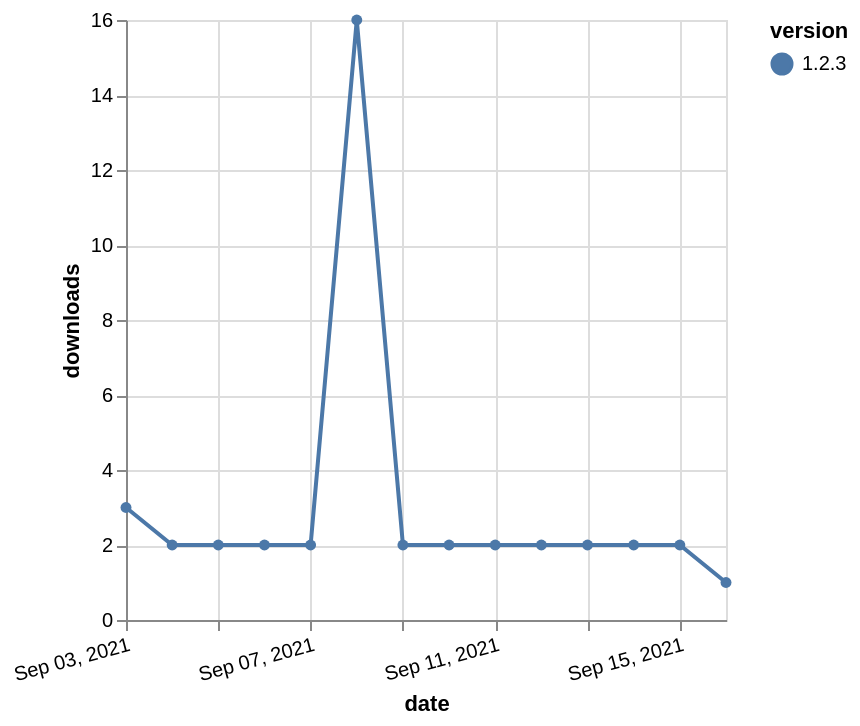

Vega-Lite specification stored for this chart:
### Vega-Lite specification from a JSON file in a GitHub repository (floating-point values rounded to 4 significant figures)
{"$schema": "https://vega.github.io/schema/vega-lite/v5.json", "description": "A simple bar chart with embedded data.", "data": {"values": [{"date": "2021-09-03", "total": 1559, "delta": 3, "version": "1.2.3"}, {"date": "2021-09-04", "total": 1561, "delta": 2, "version": "1.2.3"}, {"date": "2021-09-05", "total": 1563, "delta": 2, "version": "1.2.3"}, {"date": "2021-09-06", "total": 1565, "delta": 2, "version": "1.2.3"}, {"date": "2021-09-07", "total": 1567, "delta": 2, "version": "1.2.3"}, {"date": "2021-09-08", "total": 1583, "delta": 16, "version": "1.2.3"}, {"date": "2021-09-09", "total": 1585, "delta": 2, "version": "1.2.3"}, {"date": "2021-09-10", "total": 1587, "delta": 2, "version": "1.2.3"}, {"date": "2021-09-11", "total": 1589, "delta": 2, "version": "1.2.3"}, {"date": "2021-09-12", "total": 1591, "delta": 2, "version": "1.2.3"}, {"date": "2021-09-13", "total": 1593, "delta": 2, "version": "1.2.3"}, {"date": "2021-09-14", "total": 1595, "delta": 2, "version": "1.2.3"}, {"date": "2021-09-15", "total": 1597, "delta": 2, "version": "1.2.3"}, {"date": "2021-09-16", "total": 1598, "delta": 1, "version": "1.2.3"}]}, "width": "container", "mark": {"type": "line", "point": {"filled": true}}, "encoding": {"x": {"field": "date", "type": "temporal", "timeUnit": "yearmonthdate", "title": "date", "axis": {"labelAngle": -15}}, "y": {"field": "delta", "type": "quantitative", "title": "downloads"}, "color": {"field": "version", "type": "nominal"}, "tooltip": {"field": "delta"}}}
